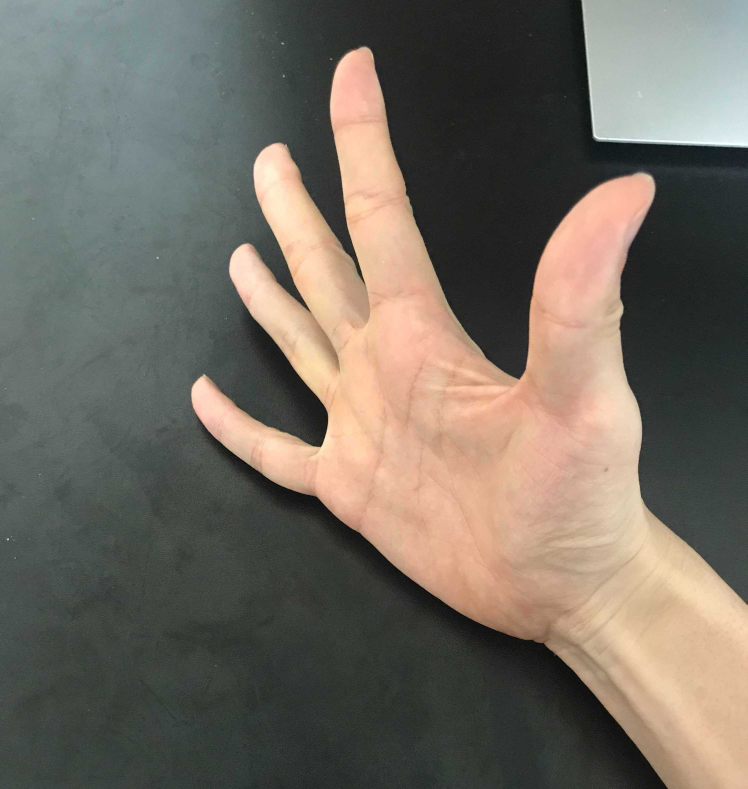
#> input picture images/paper_real.jpg, 2989 x 3156 px, found by its file name (shown at 1/4 size)
$ python view_task.py
#> lines starting #> are read from the running program, lines starting #| are printed output that depends on the picture
import re
import cv2
import argparse
import matplotlib.pyplot as plt
from matplotlib.animation import FuncAnimation

# 設定値
parser = argparse.ArgumentParser()
parser.add_argument('--taskNumber', type=int, default=0)
parser.add_argument('--taskType', type=str)
parser.add_argument('--flipImage', action='store_true')
args = parser.parse_args()

monitor_file = f"monitor/file/monitor/monitor_{args.taskType}_{args.taskNumber}.txt"
label_file = f"monitor/file/label/label_{args.taskType}_{args.taskNumber}.txt"
# ここまで

fig = plt.figure(figsize=(5, 5))
ax = fig.add_subplot(111)

# アニメーションのフレーム間隔（ms）
animation_interval = 50

# # 画像ファイル読み込み
paper_img = cv2.resize(cv2.imread('images/paper_real.jpg'), (200, 200))
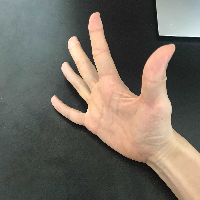
#> paper_img: shape (200, 200, 3); mean B, G, R 97.9, 107.9, 114.8
paper_img = cv2.cvtColor(paper_img, cv2.COLOR_BGR2RGB)

rock_img = cv2.resize(cv2.imread('images/rock_real.jpg'), (200, 200))
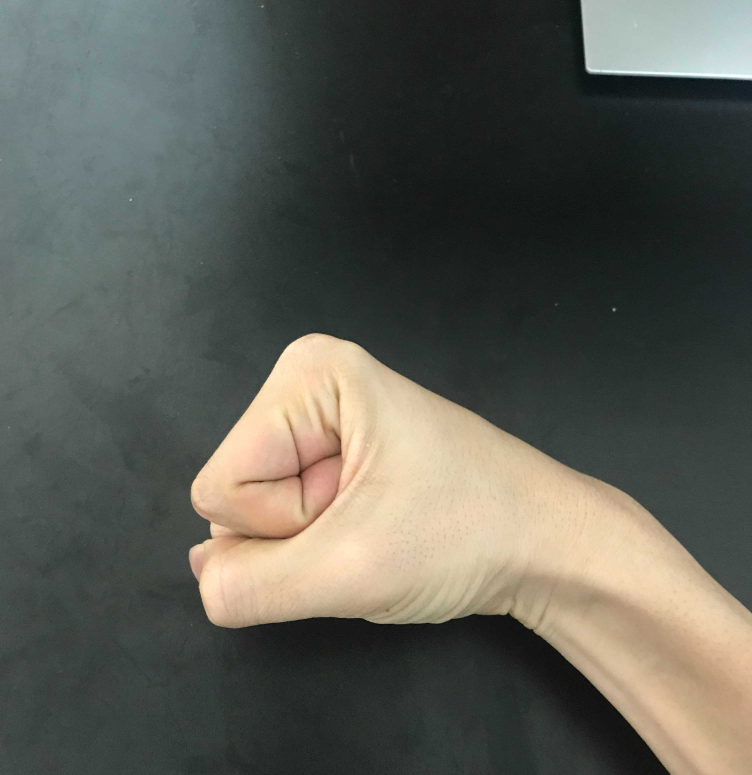
#> input picture images/rock_real.jpg, 3008 x 3099 px, found by its file name (shown at 1/4 size)
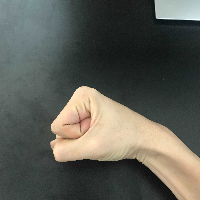
#> rock_img: shape (200, 200, 3); mean B, G, R 84.7, 92.9, 92.4
rock_img = cv2.cvtColor(rock_img, cv2.COLOR_BGR2RGB)

rest_img = cv2.resize(cv2.imread('images/rest_real.jpg'), (200, 200))
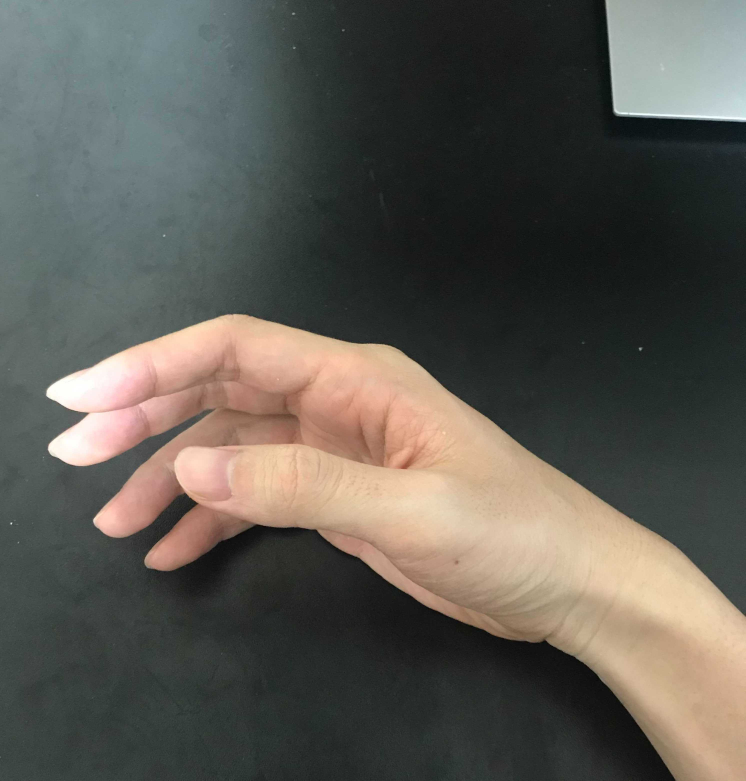
#> input picture images/rest_real.jpg, 2983 x 3122 px, found by its file name (shown at 1/4 size)
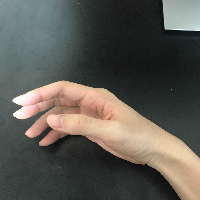
#> rest_img: shape (200, 200, 3); mean B, G, R 82.4, 89.2, 91.8
rest_img = cv2.cvtColor(rest_img, cv2.COLOR_BGR2RGB)

if args.flipImage:
    paper_img = cv2.flip(paper_img, 1)
    rock_img = cv2.flip(rock_img, 1)
    rest_img = cv2.flip(rest_img, 1)


def load_state():
    try:
        with open(label_file, "r") as f:
            line = f.readlines()[-1]
            state = line.split(":")[1]
            state = re.sub(r"\n|\ ", "", state)
    except:
        state = "rest"
    return state


def animate(i):
    ax.cla()
    state = load_state()

    # stateが変化していたら再描写
    if state == "rock":
        plt.imshow(rock_img)
    elif state == "paper":
        plt.imshow(paper_img)
    else:
        plt.imshow(rest_img)


ani = FuncAnimation(plt.gcf(), animate, interval=animation_interval)

plt.show()
